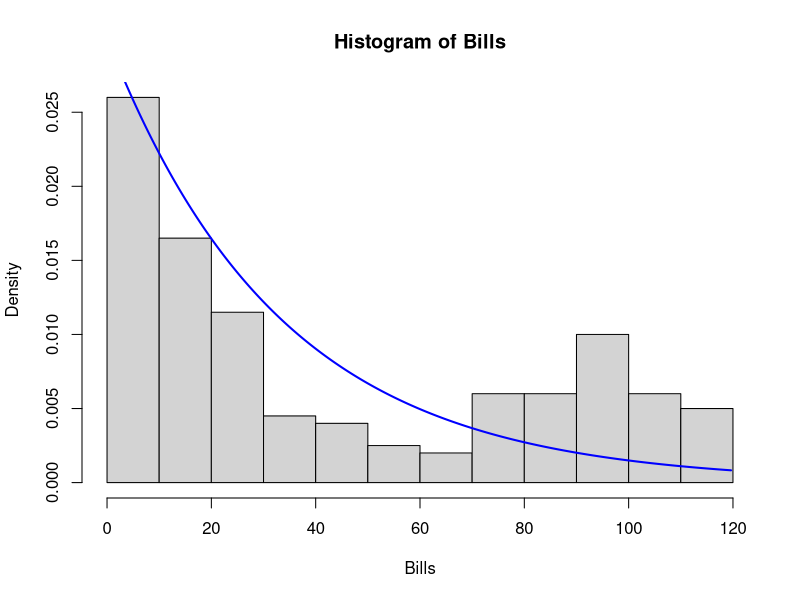
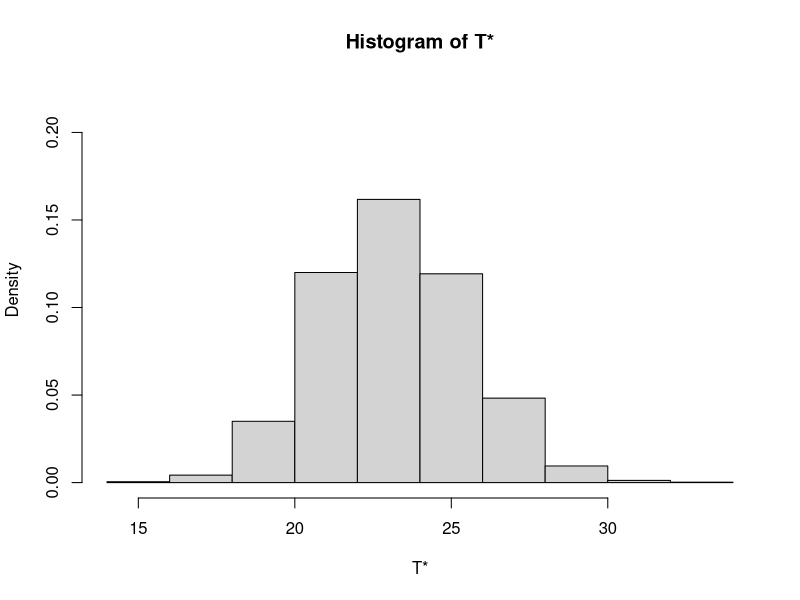
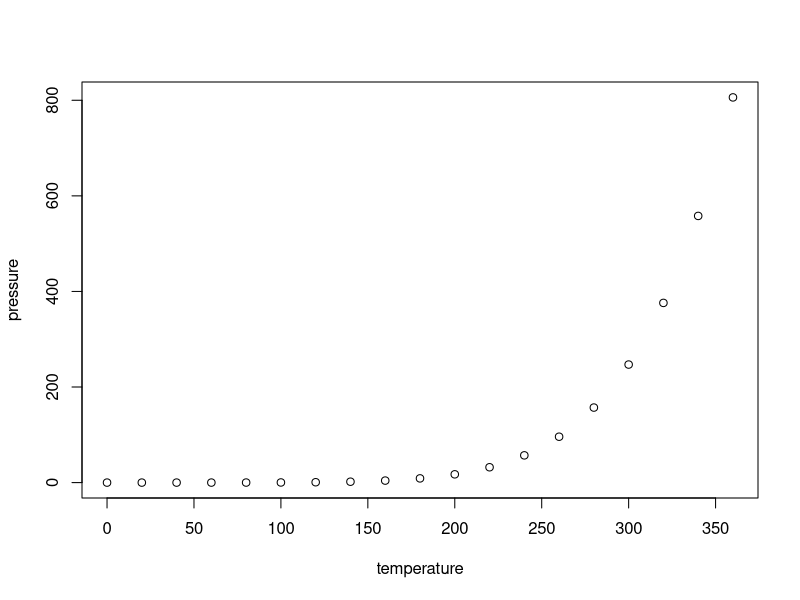

Recreate these plots in R, in order.
## ---- chunk 1
knitr::opts_chunk$set(echo = TRUE)
## ---- chunk 2
data = read.table("./data/telephone.txt", header = TRUE)

B = 2000 # Iterations times

# Bounds for rate of exponential distribution
rateLower = 0.01
rateUpper = 0.1
rateIncrease = 0.01

n = length(data$Bills)

# Setup for loop
tStar = numeric(B)
t = median(data$Bills)


hist(data$Bills, freq = FALSE, main="Histogram of Bills", xlab = "Bills")
x=seq(0, max(data$Bills), length=1000)
lines(x, dexp(x, 0.03), type = "l", col="blue", lwd=2)
## ---- chunk 3
# Try for all rates
for(rate in seq(from=rateLower, to=rateUpper, by=rateIncrease)) {
  for(iter in seq(from=0, to=B, by=1)) {
    # Get surrogate X*s from exponential distribution
    # with same size as the original data set
    sample = rexp(n, rate)
    
    # Store T* values for future comparison
    tStar[iter] = median(sample)
  }
  
  # Calculate p-value according to the slides of week-2
  pl = sum(tStar<t) / B
  pr = sum(tStar>t) / B
  p = 2*min(pl, pr)
  
  if (p > 0.05) {
    print(sprintf("H0: Rate: %.2f P-Value: %.2f is not rejected.", rate, p))
    break
  }
}

# Try to plot it with same graph style in week-2/30th slide
par(mfrow=c(1,1))
hist(tStar, probability=TRUE, ylim=c(0, 0.22), main="Histogram of T*", xlab = "T*")
## ---- chunk 4
plot(pressure)
